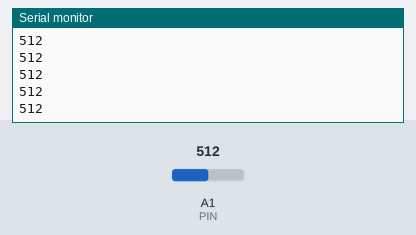
The sketch below on a simulated Arduino Uno, built with avr-gcc and run on an emulated ATmega328P. On the bench: the last lines printed to the serial monitor. Inputs (shaded band) come from the test bench; at power-on: A1 (PIN) = 512.

Above: at 1.2 s.
1.3 s: A1 (PIN) set to 716
At 1.8 s:
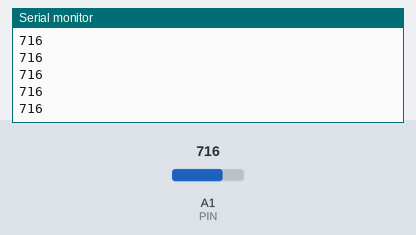
2.8 s: A1 (PIN) set to 900
At 3.5 s:
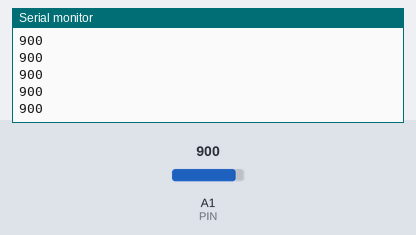
Timing chart, 0 to 5.8 s (numbered marks = the images above; inputs shaded):
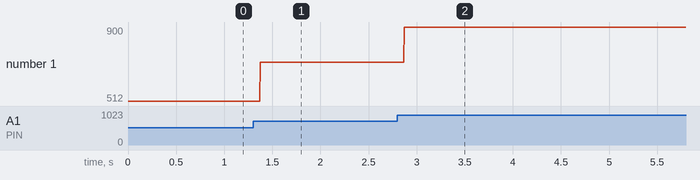

Measured:
- after the input at 1.3 s, the serial monitor: prints a new line after 0.07 s (image 1)
- after the input at 2.8 s, the serial monitor: prints a new line after 0.07 s (image 2)
- plotted number 1: 512 → 716 after the input at 1.3 s, 716 → 900 after the input at 2.8 s

The sketch:

test_pot.ino
```cpp
//#include "config.hpp"
//#include "soc/sens_reg.h" // needed for manipulating ADC2 control register
uint64_t reg_b; // Used to store ADC2 control register
#define PIN 15 // Substitute xx with your ADC2 Pin number
int value;

void setup() {
  Serial.begin(9600);
}
void loop() {
  //SET_PERI_REG_MASK(SENS_SAR_READ_CTRL2_REG, SENS_SAR2_DATA_INV);
  //We have to do the 2 previous instructions BEFORE EVERY analogRead() calling!
  value = analogRead(PIN);
  Serial.println(value);
  delay(2);//allow the cpu to switch to other tasks
  Serial.println(value);

}
```
